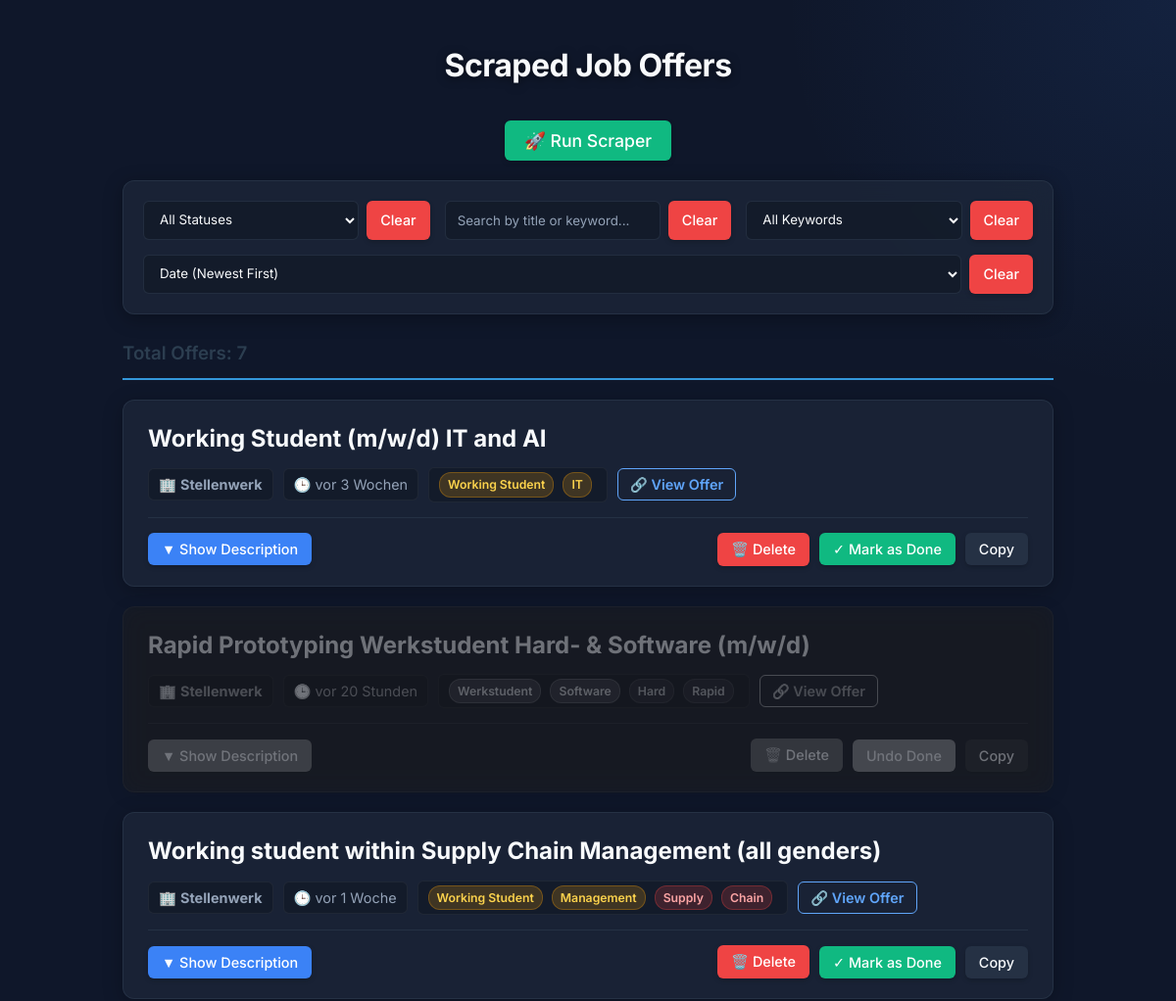
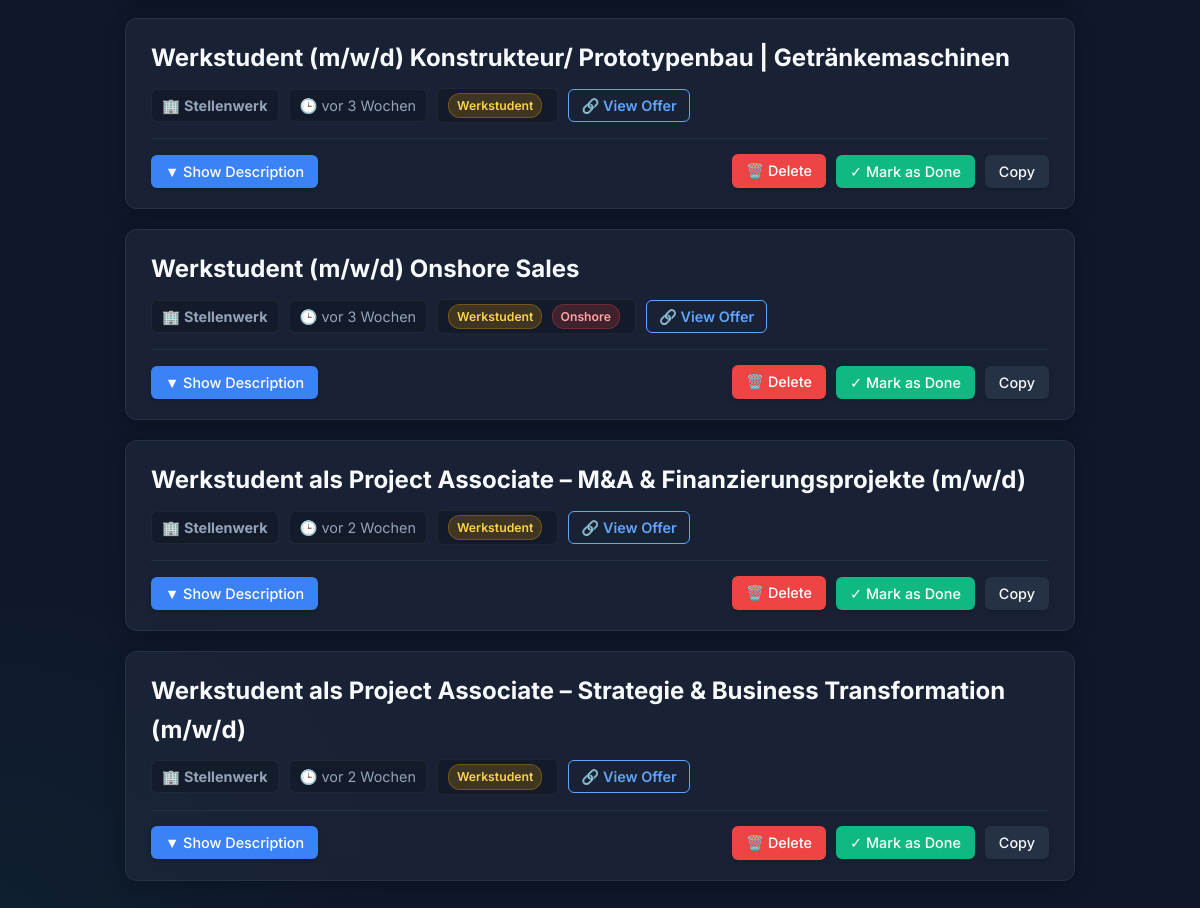
The page / on the database its author committed (2 pictures, top to bottom).
### tables this page shows
CREATE TABLE jobs (
            link TEXT PRIMARY KEY,
            title TEXT,
            company TEXT,
            date_of_release TEXT,
            keywords TEXT,
            negative_keywords TEXT,
            description TEXT,
            is_done BOOLEAN DEFAULT 0,
            discovered_at TIMESTAMP DEFAULT CURRENT_TIMESTAMP
        );

### app.py (the view)
@app.route('/')
def index():
    jobs = database.get_all_jobs()
    return render_template('index.html', jobs=jobs)

### app.py (called while the page is built)
@app.template_filter('timeago')
def timeago_filter(dt_string):
    return utils.timeago_filter(dt_string)

### database.py (called while the page is built)
def get_connection():
    conn = sqlite3.connect(DB_PATH, check_same_thread=False)
    conn.row_factory = sqlite3.Row
    return conn

def get_all_jobs():
    conn = get_connection()
    c = conn.cursor()
    c.execute('SELECT * FROM jobs ORDER BY discovered_at DESC')
    rows = c.fetchall()
    conn.close()
    return [dict(row) for row in rows]

### utils.py (called while the page is built)
def timeago_filter(dt_string):
    if not dt_string:
        return "Unbekannt"
    try:
        dt = datetime.fromisoformat(dt_string)
    except ValueError:
        return dt_string
    now = datetime.now()
    diff = now - dt
    seconds = int(diff.total_seconds())
    if seconds < 60:
        return "Gerade eben"
    minutes = seconds // 60
    if minutes < 60:
        return f"vor {minutes} Minute{'n' if minutes != 1 else ''}"
    hours = minutes // 60
    if hours < 24:
        return f"vor {hours} Stunde{'n' if hours != 1 else ''}"
    days = hours // 24
    if days < 7:
        if days == 1:
            return "Gestern"
        return f"vor {days} Tag{'en' if days != 1 else ''}"
    weeks = days // 7
    if weeks < 4:
        return f"vor {weeks} Woche{'n' if weeks != 1 else ''}"
    months = days // 30
    return f"vor {months} Monat{'en' if months != 1 else ''}"

### templates/index.html (shortened to what this page needs)
<!DOCTYPE html>
<html lang="en">
<head>
    <link rel="stylesheet" href="{{ url_for('static', filename='css/style.css') }}">
</head>
<body>
    <div class="container">
        <h1>Scraped Job Offers</h1>
        <div style="margin-bottom: 20px; text-align: center;">
            <button class="done-btn" id="runScraperBtn" onclick="runScraper()" style="font-size: 1.1em; padding: 10px 20px;">🚀 Run Scraper</button>
        </div>
        <div class="controls">
            <div class="control-group">
                <select id="statusFilter" onchange="filterJobs()">
                    <option value="">All Statuses</option>
                </select>
                <button class="clear-btn" onclick="clearStatus()">Clear</button>
            </div>
            <div class="control-group">
                <input type="text" id="searchInput" placeholder="Search by title or keyword..." onkeyup="filterJobs()">
                <button class="clear-btn" onclick="clearSearch()">Clear</button>
            </div>
            <div class="control-group">
                <select id="keywordFilter" onchange="filterJobs()">
                    <option value="">All Keywords</option>
                </select>
                <button class="clear-btn" onclick="clearKeyword()">Clear</button>
            </div>
            <div class="control-group">
                <select id="sortSelect" onchange="sortJobs()">
                    <option value="date-asc">Date (Newest First)</option>
                </select>
                <button class="clear-btn" onclick="clearSort()">Clear</button>
            </div>
        </div>
        <h3 id="jobCountDisplay" style="color: #2c3e50; border-bottom: 2px solid #3498db; padding-bottom: 10px; margin-top: 5px;">Total Offers: 0</h3>
        <div class="jobs-container">
        {% for job in jobs %}
            {% set loop_index = loop.index %}
            {% include 'job_card.html' %}
        {% endfor %}
    </div>
    </div>
</body>
</html>

### templates/job_card.html (shortened to what this page needs)
{% set pos_kws = job.keywords.split(',') if job.keywords else [] %}
{% set neg_kws = job.negative_keywords.split(',') if job.negative_keywords else [] %}
{% set data_kws = ((job.keywords or '') ~ " " ~ (job.negative_keywords or ''))|lower %}
<div class="job-card {% if job.is_done %}done{% endif %}" data-title="{{ job.title|lower }}"
    data-keyword="{{ data_kws }}" data-url="{{ job.link }}">
    <h2 class="job-title">{{ job.title }}</h2>
    <div class="job-meta">
        <span class="meta-item">🏢 <strong>{{ job.company }}</strong></span>
        <span class="meta-item">🕒 {{ job.date_of_release | timeago }}</span>
        <span class="meta-item">
            {% for kw in pos_kws %}
            {% if kw.strip() %}<span class="keyword-badge">{{ kw.strip() }}</span>{% endif %}
            {% endfor %}
            {% for kw in neg_kws %}
            {% if kw.strip() %}<span class="keyword-badge negative-badge">{{ kw.strip() }}</span>{% endif %}
            {% endfor %}
        </span>
        <a href="{{ job.link }}" target="_blank" class="view-offer-btn">🔗 View Offer</a>
    </div>
    <div class="desc-header">
        <button class="toggle-desc-btn" onclick="toggleDescription('desc-{{ loop_index }}', this)">▼ Show
            Description</button>
        <button class="clear-btn" onclick="deleteJob(this, '{{ job.link }}')">🗑️ Delete</button>
        <button class="done-btn" onclick="toggleDone(this, '{{ job.link }}')">
            {% if job.is_done %}Undo Done{% else %}✓ Mark as Done{% endif %}
        </button>
        <button class="copy-btn" onclick="copyToClipboard('desc-{{ loop_index }}', this)">Copy</button>
    </div>
</div>

### static/css/style.css (style rules this page uses)
:root { --bg-color: #0f172a; --card-bg: rgba(30, 41, 59, 0.7); --card-border: rgba(51, 65, 85, 0.5); --text-main: #f8fafc; --text-muted: #94a3b8; --primary: #3b82f6; --primary-hover: #2563eb; --success: #10b981; --success-hover: #059669; --danger: #ef4444; --danger-hover: #dc2626; --warning: #f59e0b; }
body { font-family: 'Inter', system-ui, -apple-system, sans-serif; background-color: var(--bg-color); background-image: radial-gradient(circle at top right, rgba(59, 130, 246, 0.1), transparent 400px), radial-gradient(circle at bottom left, rgba(16, 185, 129, 0.05), transparent 400px); background-attachment: fixed; color: var(--text-main); line-height: 1.6; margin: 0; padding: 20px; }
.container { max-width: 950px; margin: auto; }
h1 { text-align: center; color: var(--text-main); font-weight: 700; letter-spacing: -0.5px; margin-bottom: 30px; text-shadow: 0 2px 10px rgba(0,0,0,0.5); }
.job-card { background: var(--card-bg); backdrop-filter: blur(12px); -webkit-backdrop-filter: blur(12px); border: 1px solid var(--card-border); padding: 20px 25px; margin-bottom: 20px; border-radius: 12px; box-shadow: 0 4px 20px rgba(0,0,0,0.25); transition: transform 0.2s ease, box-shadow 0.2s ease; }
.job-card.done { opacity: 0.4; filter: grayscale(100%); }
.job-title { margin-top: 0; color: var(--text-main); font-size: 1.5em; margin-bottom: 10px; }
.job-meta { font-size: 0.9em; color: var(--text-muted); margin-bottom: 15px; display: flex; flex-wrap: wrap; gap: 10px; align-items: center; }
.meta-item { background: rgba(0,0,0,0.2); padding: 4px 10px; border-radius: 6px; border: 1px solid rgba(255,255,255,0.05); }
.view-offer-btn { background-color: transparent; color: #60a5fa; text-decoration: none; font-weight: 600; border: 1px solid #60a5fa; padding: 4px 12px; border-radius: 6px; transition: all 0.2s; display: inline-block; }
.desc-header { display: flex; justify-content: flex-end; align-items: center; margin-top: 15px; gap: 10px; flex-wrap: wrap; padding-top: 15px; border-top: 1px solid var(--card-border); }
button { font-family: 'Inter', sans-serif; font-weight: 500; border: none; padding: 8px 14px; border-radius: 6px; cursor: pointer; font-size: 0.9em; transition: all 0.2s ease; box-shadow: 0 2px 5px rgba(0,0,0,0.2); }
.copy-btn { background-color: var(--card-border); color: var(--text-main); }
.done-btn { background-color: var(--success); color: white; }
.clear-btn { background-color: var(--danger); color: white; }
.toggle-desc-btn { background-color: var(--primary); color: white; margin-right: auto; }
.keyword-badge { background-color: rgba(245, 158, 11, 0.2); color: #fcd34d; border: 1px solid rgba(245, 158, 11, 0.3); padding: 2px 8px; border-radius: 12px; font-size: 0.85em; font-weight: 600; margin-right: 5px; display: inline-block; }
.negative-badge { background-color: rgba(239, 68, 68, 0.2); color: #fca5a5; border-color: rgba(239, 68, 68, 0.3); }
.controls { background: var(--card-bg); backdrop-filter: blur(12px); padding: 20px; border-radius: 12px; margin-bottom: 25px; box-shadow: 0 4px 20px rgba(0,0,0,0.3); border: 1px solid var(--card-border); display: flex; gap: 15px; flex-wrap: wrap; }
.control-group { display: flex; flex: 1; min-width: 220px; gap: 8px; }
.control-group input, .control-group select { flex: 1; padding: 10px 12px; background: rgba(0,0,0,0.2); border: 1px solid var(--card-border); color: var(--text-main); border-radius: 6px; font-family: 'Inter', sans-serif; outline: none; transition: border-color 0.2s; }
.control-group input::placeholder { color: var(--text-muted); }
.control-group select option { background: var(--bg-color); color: var(--text-main); }
#jobCountDisplay { color: var(--text-main); border-bottom: 2px solid var(--card-border); padding-bottom: 12px; margin-bottom: 20px; font-weight: 600; }

### rows shown on the page
jobs: title "Working Student (m/w/d) IT and AI", company "Stellenwerk", date_of_release "vor 3 Wochen", strip "Working Student" "IT", is_done "✓ Mark as Done"
jobs: title "Rapid Prototyping Werkstudent Hard- & Software (m/w/d)", company "Stellenwerk", date_of_release "vor 20 Stunden", strip "Werkstudent" "Software", strip "Hard" "Rapid", is_done "Undo Done"
jobs: title "Working student within Supply Chain Management (all genders)", company "Stellenwerk", date_of_release "vor 1 Woche", strip "Working Student" "Management", strip "Supply" "Chain", is_done "✓ Mark as Done"
jobs: title "Werkstudent (m/w/d) Konstrukteur/ Prototypenbau | Getränkemaschinen", company "Stellenwerk", date_of_release "vor 3 Wochen", strip "Werkstudent", is_done "✓ Mark as Done"
jobs: title "Werkstudent (m/w/d) Onshore Sales", company "Stellenwerk", date_of_release "vor 3 Wochen", strip "Werkstudent", strip "Onshore", is_done "✓ Mark as Done"
jobs: title "Werkstudent als Project Associate – M&A & Finanzierungsprojekte (m/w/d)", company "Stellenwerk", date_of_release "vor 2 Wochen", strip "Werkstudent", is_done "✓ Mark as Done"
jobs: title "Werkstudent als Project Associate – Strategie & Business Transformation (m/w/d)", company "Stellenwerk", date_of_release "vor 2 Wochen", strip "Werkstudent", is_done "✓ Mark as Done"
